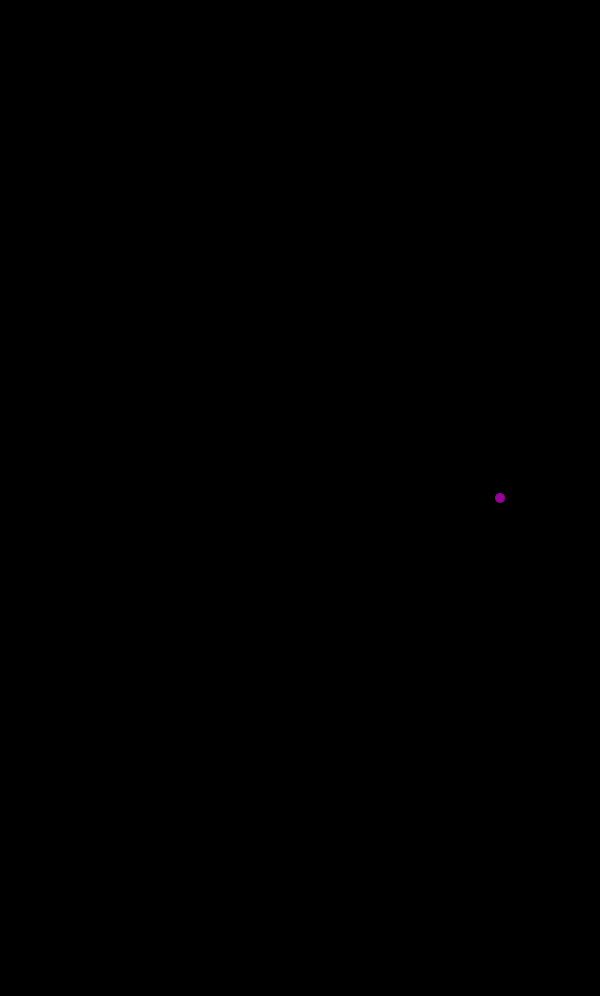
Frame 1 (no input)
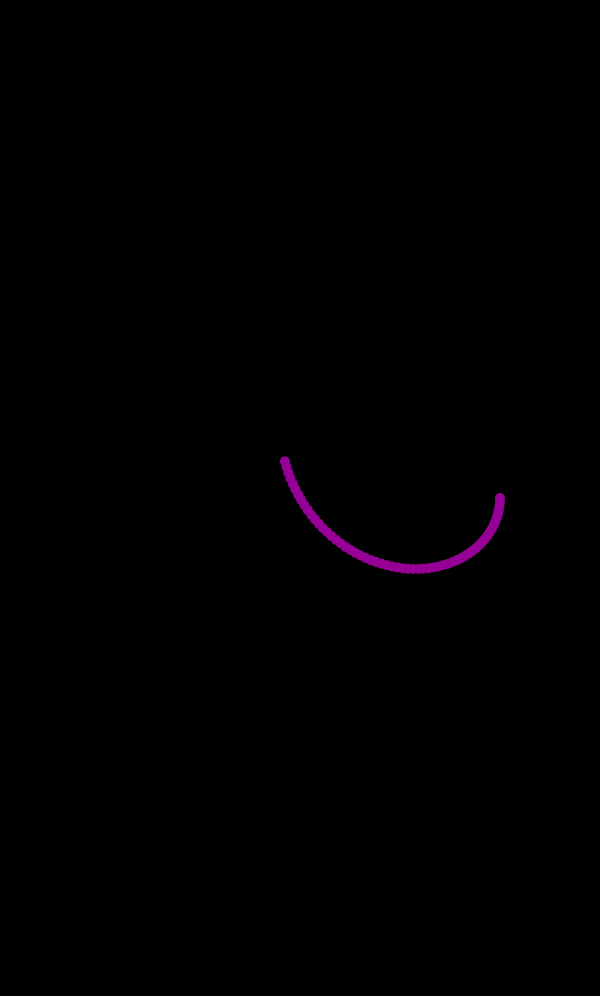
Frame 60 (no input)
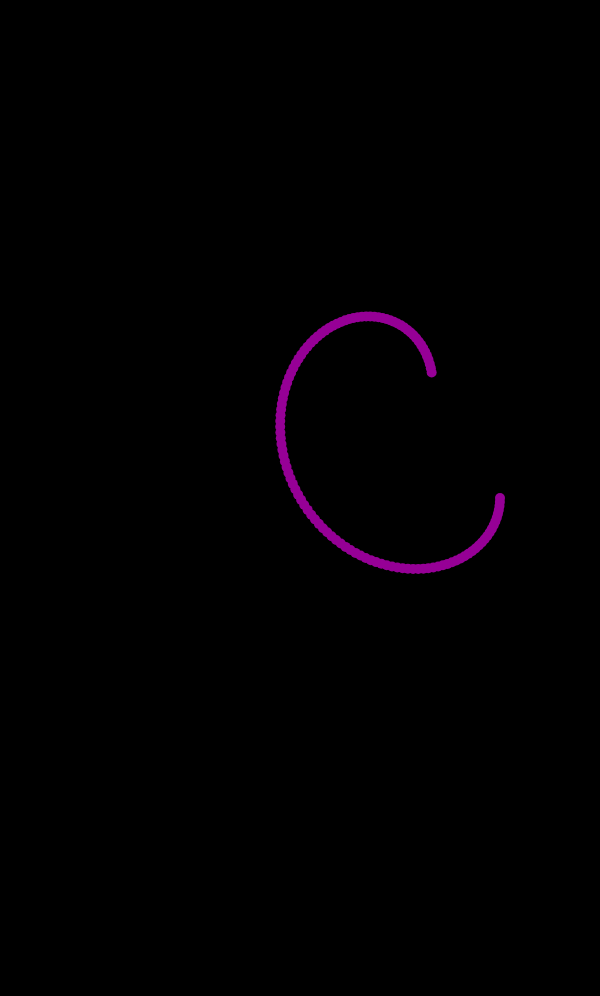
Frame 120 (the mouse pressed at the canvas centre since frame 60)

The p5.js sketch that drew these frames (run headless with seeded random() and noise() and a simulated clock; from frame 60 on, the mouse is pressed at the canvas centre):

// p5.js sketch
// ── sketch.js
let width, height, theta, k, n, d;
function setup() {
    width = innerWidth / 2;
    height = innerHeight - 4;
    createCanvas(width, height);
    theta = 0;
    n = 3;
    d = 2;
    background(0);
}

function draw() {
    if (theta < PI * 2 * d) {
        for (let i = 0; i < 1; i++) {
            k = n / d;
            translate(width / 2, height / 2);
            stroke(150, 0, 150);
            noFill();
            strokeWeight(10);
            let r = 200 * cos(k * theta);
            let x = r * cos(theta);
            let y = r * sin(theta);
            point(x, y);
            theta += 0.02;
        }
    } else {
        background(0);
        theta = 0;
    }
}
